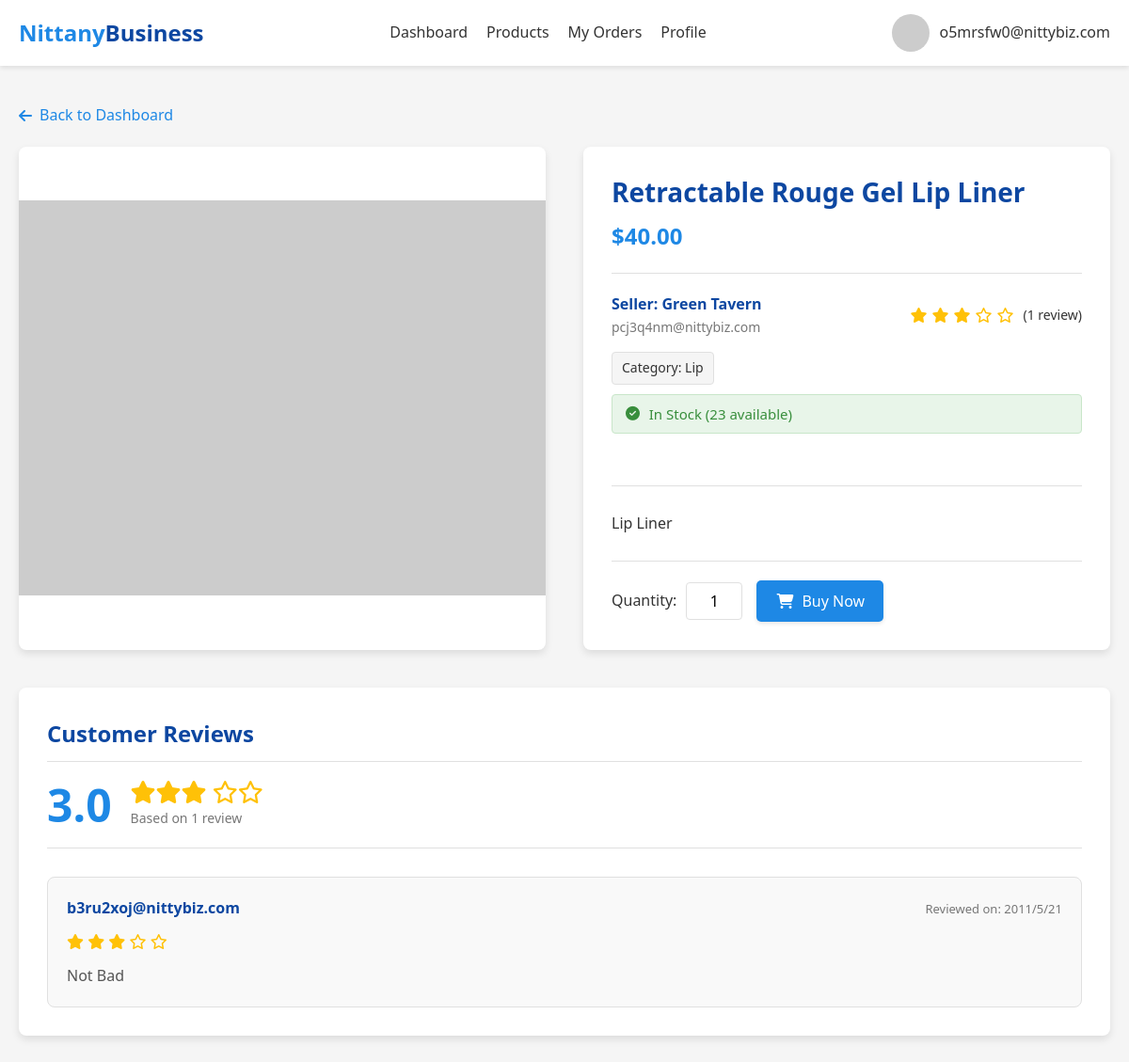
The app's page /product/72 (signed in), older data.
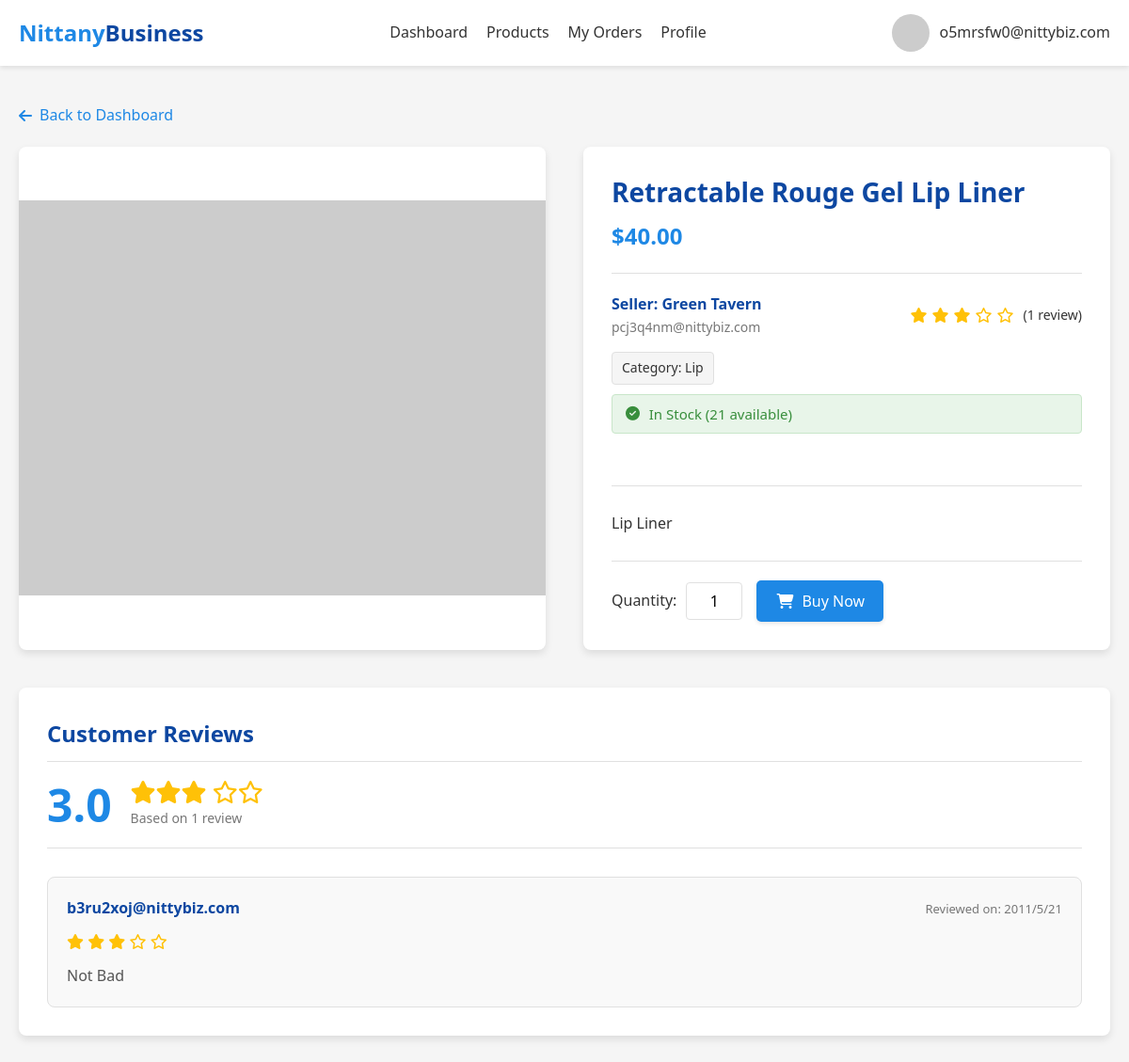
The same page, newer data.
### tables this page shows
CREATE TABLE Product_Listings (
    seller_email TEXT,
    listing_id INTEGER,
    category TEXT NOT NULL,
    product_title TEXT NOT NULL,
    product_name TEXT NOT NULL,
    product_description TEXT,
    quantity INTEGER NOT NULL,
    product_price REAL NOT NULL,
    status TEXT NOT NULL,
    PRIMARY KEY (seller_email, listing_id),
    FOREIGN KEY (seller_email) REFERENCES Sellers(email),
    FOREIGN KEY (category) REFERENCES Categories(category_name)
);

### app.py (the view)
@app.route('/product/<int:listing_id>')
def product_detail(listing_id):
    if 'user_email' not in session:
        flash('Please log in to view product details.', 'warning')
        return redirect(url_for('login'))
    conn = None
    try:
        conn = get_db_connection()
        product = conn.execute(
            '''SELECT pl.*, s.business_name AS seller_name, s.email AS seller_email
               FROM Product_Listings pl
               JOIN Sellers s ON pl.Seller_Email = s.email
               WHERE pl.Listing_ID = ?''',
            (listing_id,)
        ).fetchone()
        if not product:
            flash('Product not found.', 'danger')
            return redirect(url_for('buyer_dashboard'))
        reviews = conn.execute(
            '''SELECT r.*, o.Buyer_Email, o.Date
               FROM Reviews r
               JOIN Orders o ON r.Order_ID = o.Order_ID
               WHERE o.Listing_ID = ?
               ORDER BY o.Date DESC''', #<- Order reviews by date, newest first
            (listing_id,)
        ).fetchall()
        rating_data = conn.execute(
            '''SELECT COALESCE(AVG(r.Rating), 0.0) AS average, COUNT(r.Rating) AS count
               FROM Reviews r
               JOIN Orders o ON r.Order_ID = o.Order_ID
               WHERE o.Listing_ID = ?''',
            (listing_id,)
        ).fetchone()
    except Exception as e:
        flash(f'An error occurred: {e}', 'danger')
        return redirect(url_for('buyer_dashboard'))
    finally:
        if conn:
            conn.close()
    return render_template(
        'product_detail.html',
        user_email=session['user_email'],
        user_type=session['user_type'],
        product=product,
        reviews=reviews,
        rating_data=rating_data
    )

### app.py (called while the page is built)
def get_db_connection():
    conn = sqlite3.connect(app.config['DATABASE'])
    conn.row_factory = sqlite3.Row
    return conn

### templates/product_detail.html (shortened to what the changed rows need)
<!DOCTYPE html>
<html lang="en">
<head>
    <link rel="stylesheet" href="https://cdnjs.cloudflare.com/ajax/libs/font-awesome/6.4.0/css/all.min.css">
</head>
<body>
    <main>
        <div class="container">
            <div class="product-detail-container">
                <div class="product-info">
                    <h1 class="product-title">{{ product.Product_Title }}</h1>
                    <div class="product-price">${{ "%.2f"|format(product.Product_Price) }}</div>
                    <div class="product-meta">
                        <div class="product-seller">
                            <div class="seller-info">
                                <div class="seller-name">Seller: {{ product.seller_name }}</div>
                                <div class="seller-email">{{ product.seller_email }}</div>
                            </div>
                            <div class="star-rating">
                            </div>
                        </div>
                        <div class="product-category">
                            Category: {{ product.Category }}
                        </div>
                        <div
                            class="product-availability {% if product.Quantity > 10 %}in-stock{% elif product.Quantity > 0 %}low-stock{% else %}out-of-stock{% endif %}">
                            {% if product.Quantity > 10 %}
                            <i class="fas fa-check-circle fa-fw"></i> In Stock ({{ product.Quantity }} available)
                            {% elif product.Quantity > 0 %}
                            <i class="fas fa-exclamation-circle fa-fw"></i> Low Stock (Only {{ product.Quantity }}
                            left!)
                            {% else %}
                            <i class="fas fa-times-circle fa-fw"></i> Out of Stock
                            {% endif %}
                        </div>
                    </div>
                    <div class="product-description">
                        <p>{{ product.Product_Description if product.Product_Description else "No description
                            available." }}</p>
                    </div>
                    {% if product.Quantity > 0 %}
                    <form action="{{ url_for('add_to_cart') }}" method="POST">
                        <div class="buy-section">
                        </div>
                    </form>
                    {% else %}
                    <div class="buy-section">
                        <button type="button" class="btn btn-primary" disabled>
                            <i class="fas fa-times-circle fa-fw"></i> Out of Stock
                        </button>
                    </div>
                    {% endif %}
                </div>
            </div>
            <div class="reviews-section">
                <h2 class="section-title">Customer Reviews</h2>
            </div>
        </div>
    </main>
</body>
</html>

Row changes from the older to the newer data that the page shows:
changed Product_Listings "Retractable Rouge Gel Lip Liner": Quantity "23" → "21"
